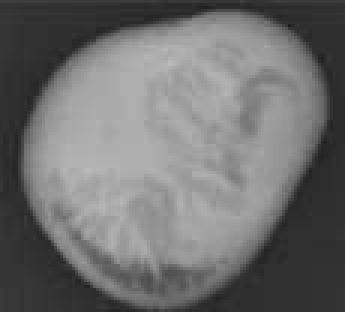
#> input picture Spongy tissue detection/spongymango_gray.jpg, 115 x 104 px (shown 3 times larger)
$ python 'spongy detection.py'   (older library calls are emulated)
#> lines starting #> are read from the running program, lines starting #| are printed output that depends on the picture; after the words box and inside, x2 and y2 are one past the last pixel; in counts of white or black regions, pixels touching at a corner belong together
import cv2
import numpy as np
import matplotlib.pyplot as plt


spongy = cv2.imread('spongymango_gray.jpg')
#> spongy is the input picture: shape (104, 115, 3); min 31, max 186, mean 111


##converting to grayscale
spongy_gray = cv2.cvtColor(spongy,cv2.COLOR_BGR2GRAY)


##sharpening
kernel = np.array([[-1,-1,-1],
                  [-1,9,-1],
                  [-1,-1,-1]])
sharp = cv2.filter2D(spongy_gray,-1,kernel)
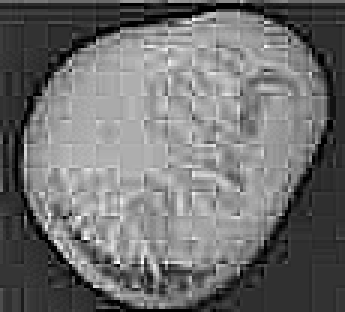
#> sharp: shape (104, 115) (shown 3 times larger); min 0, max 255, mean 111.8

##Gaussianblur
g_blur = cv2.GaussianBlur(sharp,(9,9),0)

##medianblur
m_blur = cv2.medianBlur(g_blur,5)

##averaging
avg = cv2.blur(m_blur,(3,3))

##adaptive thresholding
thresh = cv2.adaptiveThreshold(avg,255,cv2.ADAPTIVE_THRESH_GAUSSIAN_C,cv2.THRESH_BINARY_INV,17,8)
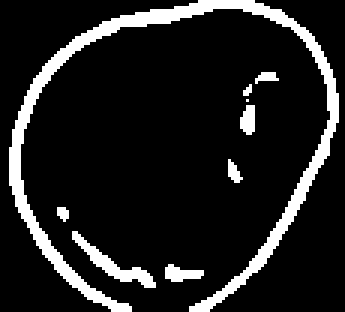
#> thresh: shape (104, 115) (shown 3 times larger); 12.2% white; 9 white regions (3 under 20 px)


#external contour
_,cntr,hierarchy = cv2.findContours(thresh,cv2.RETR_EXTERNAL,cv2.CHAIN_APPROX_SIMPLE)
#> cntr = 9 contours, 5 with area under 20; largest, box (x1, y1, x2, y2) and area: (3, 0, 113, 104) 906, (24, 77, 52, 96) 96, (55, 88, 68, 94) 34, (80, 35, 85, 45) 28

bg = np.zeros(spongy.shape,np.uint8)

for i,cntr in enumerate(cntr):
    if hierarchy[0][i][3] == -1:
        epsilon = 0.0001*cv2.arcLength(cntr,True)
        approx = cv2.approxPolyDP(cntr,epsilon,True)

        img = cv2.drawContours(bg,[approx],0,(255,0,0),1)
#> this loop made 9 passes
#> (epsilon, approx) on pass 6: (0, [[82, 33]])
#> epsilon on passes 1, 2, 3, 4, 5, 7: 0.00305, 0.00735, 0.00117, 0.00179, 0.00231, 0.000824
#> pass 1, `img = cv2.drawContours(bg,[approx],0,(255,0,0),1)`:
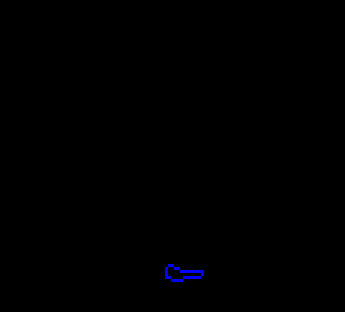
#> img: shape (104, 115, 3) (shown 3 times larger); mean of channels 0, 1, 2 0.6, 0, 0; drawn as B, G, R
#> pass 2, `img = cv2.drawContours(bg,[approx],0,(255,0,0),1)`:
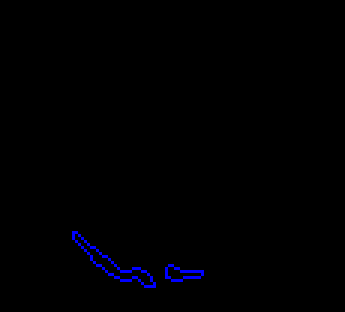
#> img: shape (104, 115, 3) (shown 3 times larger); 0.49% of pixels changed, all inside (x1, y1, x2, y2) = (24, 77, 52, 96); drawn as B, G, R
#> after the loop:
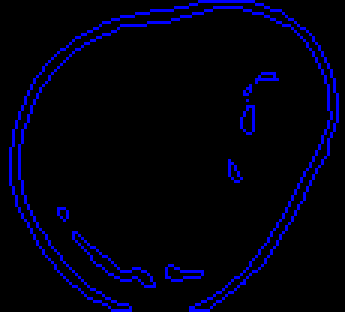
#> bg: shape (104, 115, 3) (shown 3 times larger); mean of channels 0, 1, 2 15.1, 0, 0; drawn as B, G, R

_,cntr,hier = cv2.findContours(thresh,cv2.RETR_EXTERNAL,cv2.CHAIN_APPROX_SIMPLE)
bg = np.zeros(spongy.shape,np.uint8)

for i,cnt in enumerate(cntr):
    if hier[0][i][3] == -1:


        img = cv2.drawContours(bg,[approx],0,(255,255,255),-1)
#> this loop made 9 passes
#> cnt on pass 6: [[82, 33]]
#> pass 1, `img = cv2.drawContours(bg,[approx],0,(255,255,255),-1)`:
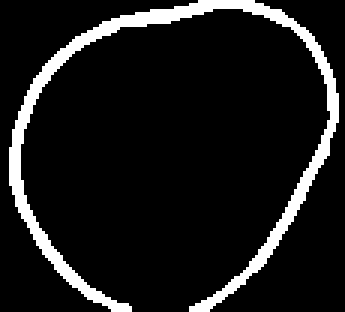
#> img: shape (104, 115, 3) (shown 3 times larger); 9.9% white; 1 white region, box (x1, y1, x2, y2) and area: (3, 0, 113, 104) 1182

plt.imshow(img,cmap='gray')
img = img[:,:,0]
res = cv2.subtract(thresh,img)
#> res: shape (104, 115); 2.4% white; 8 white regions (3 under 20 px), largest, box (x1, y1, x2, y2) and area: (24, 77, 52, 96) 127, (55, 88, 68, 94) 49, (80, 35, 85, 45) 40, (76, 53, 81, 61) 23, (85, 24, 93, 28) 20
plt.imshow(res,cmap='gray')
plt.show()


#getting total fruit size
_,thresh = cv2.threshold(g_blur,0,255,cv2.THRESH_TRIANGLE)
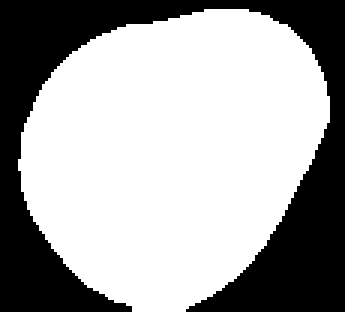
#> thresh: shape (104, 115) (shown 3 times larger); 65% white; 1 black region, box (x1, y1, x2, y2) and area: (0, 0, 115, 104) 4187
plt.imshow(thresh,cmap='gray')
plt.title('Total fruit size')
plt.show()


total = cv2.countNonZero(thresh)
#> total = 7773
spongy = cv2.countNonZero(res)
#> spongy = 283

percentage = spongy/total*100
#> percentage = 3.64
plt.imshow(res,cmap='gray')
plt.title(f"Lightly infested : {percentage:.3}%")
plt.show()
